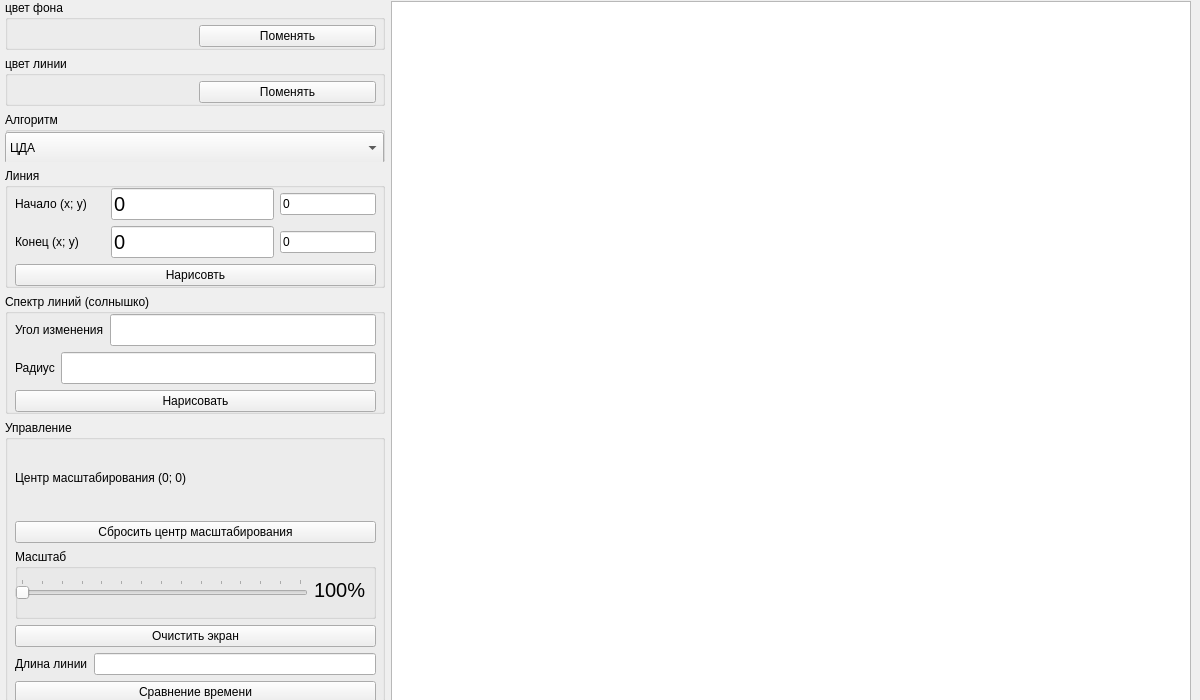
<?xml version="1.0" encoding="UTF-8"?>
<ui version="4.0">
 <class>MainWindow</class>
 <widget class="QMainWindow" name="MainWindow">
  <property name="geometry">
   <rect>
    <x>0</x>
    <y>0</y>
    <width>1200</width>
    <height>700</height>
   </rect>
  </property>
  <property name="windowTitle">
   <string>MainWindow</string>
  </property>
  <widget class="QWidget" name="centralwidget">
   <widget class="QStackedWidget" name="pages">
    <property name="geometry">
     <rect>
      <x>0</x>
      <y>0</y>
      <width>1201</width>
      <height>711</height>
     </rect>
    </property>
    <property name="currentIndex">
     <number>0</number>
    </property>
    <widget class="QWidget" name="main_page">
     <widget class="QWidget" name="horizontalLayoutWidget">
      <property name="geometry">
       <rect>
        <x>0</x>
        <y>0</y>
        <width>1191</width>
        <height>702</height>
       </rect>
      </property>
      <layout class="QHBoxLayout" name="main_page_layout">
       <item>
        <layout class="QVBoxLayout" name="verticalLayout">
         <property name="leftMargin">
          <number>5</number>
         </property>
         <property name="topMargin">
          <number>0</number>
         </property>
         <property name="bottomMargin">
          <number>0</number>
         </property>
         <item>
          <widget class="QGroupBox" name="groupBox_2">
           <property name="maximumSize">
            <size>
             <width>16777215</width>
             <height>50</height>
            </size>
           </property>
           <property name="title">
            <string>цвет фона</string>
           </property>
           <widget class="QWidget" name="horizontalLayoutWidget_5">
            <property name="geometry">
             <rect>
              <x>10</x>
              <y>20</y>
              <width>361</width>
              <height>32</height>
             </rect>
            </property>
            <layout class="QHBoxLayout" name="horizontalLayout_6">
             <item>
              <widget class="QWidget" name="bg_color_preview" native="true">
               <property name="maximumSize">
                <size>
                 <width>16777215</width>
                 <height>16777215</height>
                </size>
               </property>
              </widget>
             </item>
             <item>
              <widget class="QPushButton" name="btn_bg_color_change">
               <property name="text">
                <string>Поменять</string>
               </property>
              </widget>
             </item>
            </layout>
           </widget>
          </widget>
         </item>
         <item>
          <widget class="QGroupBox" name="groupBox">
           <property name="maximumSize">
            <size>
             <width>16777215</width>
             <height>50</height>
            </size>
           </property>
           <property name="title">
            <string>цвет линии</string>
           </property>
           <widget class="QWidget" name="horizontalLayoutWidget_6">
            <property name="geometry">
             <rect>
              <x>10</x>
              <y>20</y>
              <width>361</width>
              <height>32</height>
             </rect>
            </property>
            <layout class="QHBoxLayout" name="horizontalLayout_8">
             <item>
              <widget class="QWidget" name="line_color_preview" native="true">
               <property name="maximumSize">
                <size>
                 <width>16777215</width>
                 <height>16777215</height>
                </size>
               </property>
              </widget>
             </item>
             <item>
              <widget class="QPushButton" name="btn_line_color_change">
               <property name="text">
                <string>Поменять</string>
               </property>
              </widget>
             </item>
            </layout>
           </widget>
          </widget>
         </item>
         <item>
          <widget class="QGroupBox" name="groupBox_7">
           <property name="maximumSize">
            <size>
             <width>16777215</width>
             <height>50</height>
            </size>
           </property>
           <property name="title">
            <string>Алгоритм</string>
           </property>
           <widget class="QComboBox" name="algorithm_selection">
            <property name="geometry">
             <rect>
              <x>0</x>
              <y>20</y>
              <width>379</width>
              <height>32</height>
             </rect>
            </property>
            <item>
             <property name="text">
              <string>ЦДА</string>
             </property>
            </item>
            <item>
             <property name="text">
              <string>Брезенхем</string>
             </property>
            </item>
            <item>
             <property name="text">
              <string>Брезенхем целочисленный</string>
             </property>
            </item>
            <item>
             <property name="text">
              <string>Брезенхем со сглаживанием</string>
             </property>
            </item>
            <item>
             <property name="text">
              <string>Ву</string>
             </property>
            </item>
            <item>
             <property name="text">
              <string>Библиотечный</string>
             </property>
            </item>
           </widget>
          </widget>
         </item>
         <item>
          <widget class="QGroupBox" name="groupBox_3">
           <property name="maximumSize">
            <size>
             <width>16777215</width>
             <height>120</height>
            </size>
           </property>
           <property name="title">
            <string>Линия</string>
           </property>
           <widget class="QWidget" name="verticalLayoutWidget_2">
            <property name="geometry">
             <rect>
              <x>10</x>
              <y>20</y>
              <width>361</width>
              <height>101</height>
             </rect>
            </property>
            <layout class="QVBoxLayout" name="verticalLayout_2">
             <item>
              <layout class="QHBoxLayout" name="horizontalLayout_4">
               <item>
                <widget class="QLabel" name="label">
                 <property name="minimumSize">
                  <size>
                   <width>90</width>
                   <height>0</height>
                  </size>
                 </property>
                 <property name="text">
                  <string>Начало (x; y)</string>
                 </property>
                </widget>
               </item>
               <item>
                <widget class="QLineEdit" name="start_x">
                 <property name="sizePolicy">
                  <sizepolicy hsizetype="Preferred" vsizetype="Fixed">
                   <horstretch>0</horstretch>
                   <verstretch>0</verstretch>
                  </sizepolicy>
                 </property>
                 <property name="font">
                  <font>
                   <pointsize>15</pointsize>
                  </font>
                 </property>
                 <property name="text">
                  <string>0</string>
                 </property>
                </widget>
               </item>
               <item>
                <widget class="QLineEdit" name="start_y">
                 <property name="text">
                  <string>0</string>
                 </property>
                </widget>
               </item>
              </layout>
             </item>
             <item>
              <layout class="QHBoxLayout" name="horizontalLayout_7">
               <item>
                <widget class="QLabel" name="label_2">
                 <property name="minimumSize">
                  <size>
                   <width>90</width>
                   <height>0</height>
                  </size>
                 </property>
                 <property name="text">
                  <string>Конец (x; y)</string>
                 </property>
                </widget>
               </item>
               <item>
                <widget class="QLineEdit" name="end_x">
                 <property name="sizePolicy">
                  <sizepolicy hsizetype="Preferred" vsizetype="Fixed">
                   <horstretch>0</horstretch>
                   <verstretch>0</verstretch>
                  </sizepolicy>
                 </property>
                 <property name="font">
                  <font>
                   <pointsize>15</pointsize>
                  </font>
                 </property>
                 <property name="text">
                  <string>0</string>
                 </property>
                </widget>
               </item>
               <item>
                <widget class="QLineEdit" name="end_y">
                 <property name="text">
                  <string>0</string>
                 </property>
                </widget>
               </item>
              </layout>
             </item>
             <item>
              <widget class="QPushButton" name="btn_line_draw">
               <property name="text">
                <string>Нарисовть</string>
               </property>
              </widget>
             </item>
            </layout>
           </widget>
          </widget>
         </item>
         <item>
          <widget class="QGroupBox" name="groupBox_6">
           <property name="maximumSize">
            <size>
             <width>16777215</width>
             <height>120</height>
            </size>
           </property>
           <property name="title">
            <string>Спектр линий (солнышко)</string>
           </property>
           <widget class="QWidget" name="verticalLayoutWidget">
            <property name="geometry">
             <rect>
              <x>10</x>
              <y>20</y>
              <width>361</width>
              <height>101</height>
             </rect>
            </property>
            <layout class="QVBoxLayout" name="verticalLayout_4">
             <item>
              <layout class="QHBoxLayout" name="horizontalLayout_3">
               <item>
                <widget class="QLabel" name="label_3">
                 <property name="text">
                  <string>Угол изменения</string>
                 </property>
                </widget>
               </item>
               <item>
                <widget class="QLineEdit" name="angle">
                 <property name="font">
                  <font>
                   <pointsize>15</pointsize>
                  </font>
                 </property>
                </widget>
               </item>
              </layout>
             </item>
             <item>
              <layout class="QHBoxLayout" name="horizontalLayout_5">
               <item>
                <widget class="QLabel" name="label_4">
                 <property name="text">
                  <string>Радиус</string>
                 </property>
                </widget>
               </item>
               <item>
                <widget class="QLineEdit" name="radius">
                 <property name="font">
                  <font>
                   <pointsize>15</pointsize>
                  </font>
                 </property>
                </widget>
               </item>
              </layout>
             </item>
             <item>
              <widget class="QPushButton" name="btn_spectrum_draw">
               <property name="text">
                <string>Нарисовать</string>
               </property>
              </widget>
             </item>
            </layout>
           </widget>
          </widget>
         </item>
         <item>
          <widget class="QGroupBox" name="groupBox_4">
           <property name="maximumSize">
            <size>
             <width>16777215</width>
             <height>16777215</height>
            </size>
           </property>
           <property name="title">
            <string>Управление</string>
           </property>
           <widget class="QWidget" name="verticalLayoutWidget_3">
            <property name="geometry">
             <rect>
              <x>10</x>
              <y>20</y>
              <width>361</width>
              <height>291</height>
             </rect>
            </property>
            <layout class="QVBoxLayout" name="verticalLayout_3">
             <item>
              <widget class="QLabel" name="lable_scale_center">
               <property name="text">
                <string>Центр масштабирования (0; 0)</string>
               </property>
              </widget>
             </item>
             <item>
              <widget class="QPushButton" name="btn_reset_scale_center">
               <property name="text">
                <string>Сбросить центр масштабирования</string>
               </property>
              </widget>
             </item>
             <item>
              <widget class="QGroupBox" name="groupBox_5">
               <property name="maximumSize">
                <size>
                 <width>16777215</width>
                 <height>70</height>
                </size>
               </property>
               <property name="title">
                <string>Масштаб</string>
               </property>
               <widget class="QWidget" name="horizontalLayoutWidget_2">
                <property name="geometry">
                 <rect>
                  <x>0</x>
                  <y>20</y>
                  <width>351</width>
                  <height>41</height>
                 </rect>
                </property>
                <layout class="QHBoxLayout" name="horizontalLayout_2">
                 <item>
                  <widget class="QSlider" name="scale_slider">
                   <property name="minimum">
                    <number>100</number>
                   </property>
                   <property name="maximum">
                    <number>1500</number>
                   </property>
                   <property name="singleStep">
                    <number>50</number>
                   </property>
                   <property name="pageStep">
                    <number>100</number>
                   </property>
                   <property name="orientation">
                    <enum>Qt::Horizontal</enum>
                   </property>
                   <property name="tickPosition">
                    <enum>QSlider::TicksAbove</enum>
                   </property>
                   <property name="tickInterval">
                    <number>100</number>
                   </property>
                  </widget>
                 </item>
                 <item>
                  <widget class="QLabel" name="slider_value">
                   <property name="minimumSize">
                    <size>
                     <width>50</width>
                     <height>0</height>
                    </size>
                   </property>
                   <property name="font">
                    <font>
                     <pointsize>15</pointsize>
                    </font>
                   </property>
                   <property name="text">
                    <string>100%</string>
                   </property>
                  </widget>
                 </item>
                </layout>
               </widget>
              </widget>
             </item>
             <item>
              <widget class="QPushButton" name="btn_clear_screen">
               <property name="text">
                <string>Очистить экран</string>
               </property>
              </widget>
             </item>
             <item>
              <layout class="QHBoxLayout" name="horizontalLayout_9">
               <item>
                <widget class="QLabel" name="label_5">
                 <property name="text">
                  <string>Длина линии</string>
                 </property>
                </widget>
               </item>
               <item>
                <widget class="QLineEdit" name="line_len"/>
               </item>
              </layout>
             </item>
             <item>
              <widget class="QPushButton" name="btn_time_cmp">
               <property name="text">
                <string>Сравнение времени</string>
               </property>
              </widget>
             </item>
             <item>
              <widget class="QPushButton" name="btn_steps_cmp">
               <property name="text">
                <string>Сравнение ступенчатости</string>
               </property>
              </widget>
             </item>
            </layout>
           </widget>
          </widget>
         </item>
        </layout>
       </item>
       <item>
        <widget class="QGraphicsView" name="graphicsView">
         <property name="sizePolicy">
          <sizepolicy hsizetype="Preferred" vsizetype="Preferred">
           <horstretch>0</horstretch>
           <verstretch>0</verstretch>
          </sizepolicy>
         </property>
         <property name="minimumSize">
          <size>
           <width>800</width>
           <height>700</height>
          </size>
         </property>
         <property name="maximumSize">
          <size>
           <width>800</width>
           <height>700</height>
          </size>
         </property>
         <property name="backgroundBrush">
          <brush brushstyle="NoBrush">
           <color alpha="255">
            <red>255</red>
            <green>255</green>
            <blue>255</blue>
           </color>
          </brush>
         </property>
        </widget>
       </item>
      </layout>
     </widget>
    </widget>
    <widget class="QWidget" name="steps_cmp_page">
     <widget class="QPushButton" name="back_btn">
      <property name="geometry">
       <rect>
        <x>10</x>
        <y>0</y>
        <width>100</width>
        <height>32</height>
       </rect>
      </property>
      <property name="text">
       <string>Назад</string>
      </property>
     </widget>
     <widget class="QWidget" name="gridLayoutWidget">
      <property name="geometry">
       <rect>
        <x>10</x>
        <y>30</y>
        <width>1181</width>
        <height>661</height>
       </rect>
      </property>
      <layout class="QGridLayout" name="grapchics_layout"/>
     </widget>
    </widget>
    <widget class="QWidget" name="time_cmp_page">
     <widget class="QPushButton" name="back_btn_2">
      <property name="geometry">
       <rect>
        <x>0</x>
        <y>0</y>
        <width>100</width>
        <height>32</height>
       </rect>
      </property>
      <property name="text">
       <string>Назад</string>
      </property>
     </widget>
     <widget class="QWidget" name="verticalLayoutWidget_4">
      <property name="geometry">
       <rect>
        <x>10</x>
        <y>30</y>
        <width>1181</width>
        <height>661</height>
       </rect>
      </property>
      <layout class="QVBoxLayout" name="time_layout"/>
     </widget>
    </widget>
   </widget>
  </widget>
 </widget>
 <resources/>
 <connections/>
</ui>
